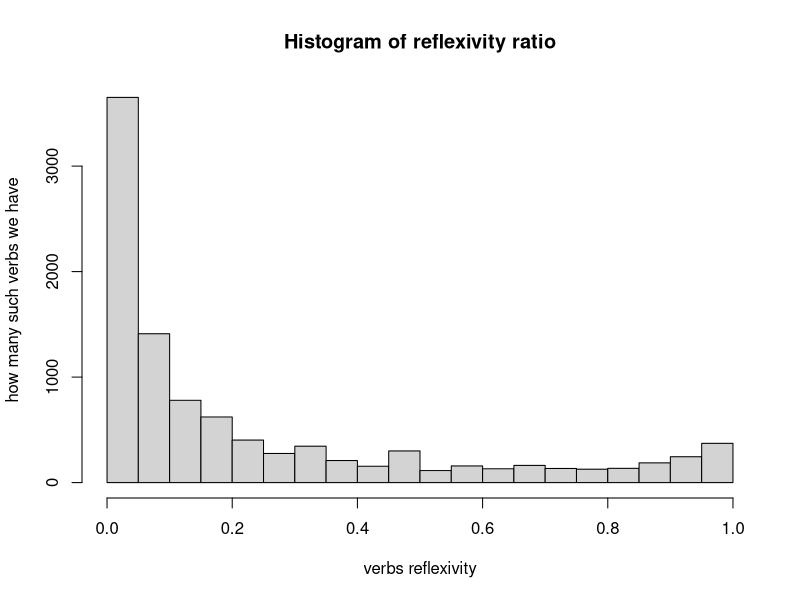
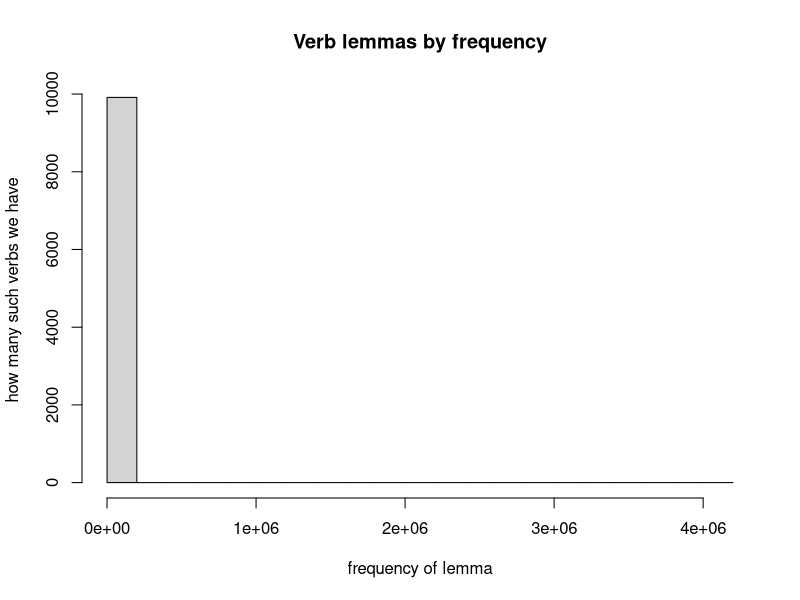
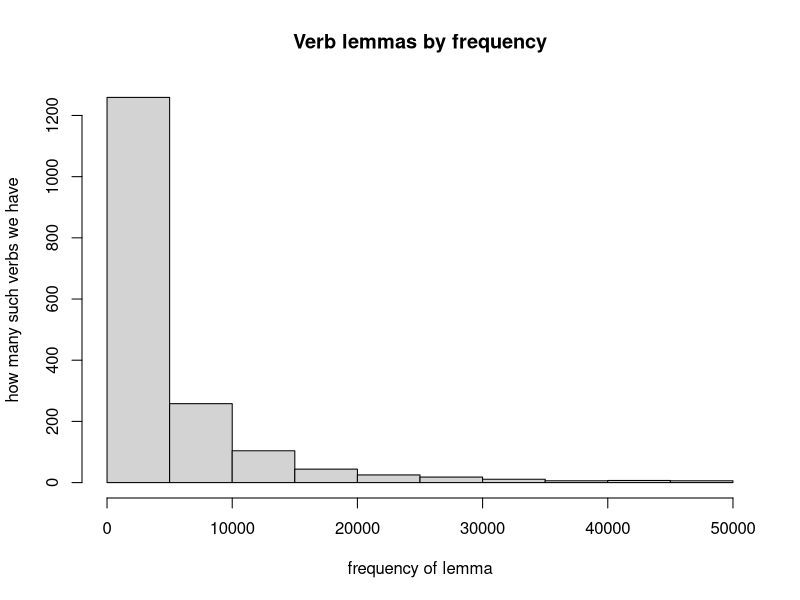

Write R code to recreate these figures, in order.
## ---- chunk 1
library(dplyr)
verbs <- read.csv("target_verbs_all.csv", encoding = "UTF-8")
hist(verbs$refexivity,
     main = "Histogram of reflexivity ratio",
     xlab = "verbs reflexivity",
     ylab = "how many such verbs we have")
## ---- chunk 2
hist(verbs$total_frequency, 
     main = "Verb lemmas by frequency",
     xlab = "frequency of lemma",
     ylab = "how many such verbs we have")
## ---- chunk 3
#most reflexive verbs have very low frequency -> are unknown, we exclude them
#few have huge frequency - these are modal verbs, or highly abstact ones (be, have)
freq <- verbs$total_frequency[verbs$total_frequency > 1000]
freq <- freq[freq < 50000]
#there are only a few reflexive verbs, that occur frequently
hist(freq, 
     main = "Verb lemmas by frequency",
     xlab = "frequency of lemma",
     ylab = "how many such verbs we have")
## ---- chunk 4
frequent_verbs <- verbs[verbs$total_ipm > 20 & verbs$total_ipm < 100,]
alternating_verbs <- verbs[verbs$refexivity > 0.2 & verbs$refexivity < 0.8,]

filtered_verbs <- merge(frequent_verbs, alternating_verbs, by = "lemma")
filtered_verbs <-
    data.frame(lemma = filtered_verbs$lemma, reflexivity = filtered_verbs$refexivity.x, total_ipm = filtered_verbs$total_ipm.x)
write.csv(filtered_verbs, "target_verbs_filtered.csv", fileEncoding = "UTF-8")
